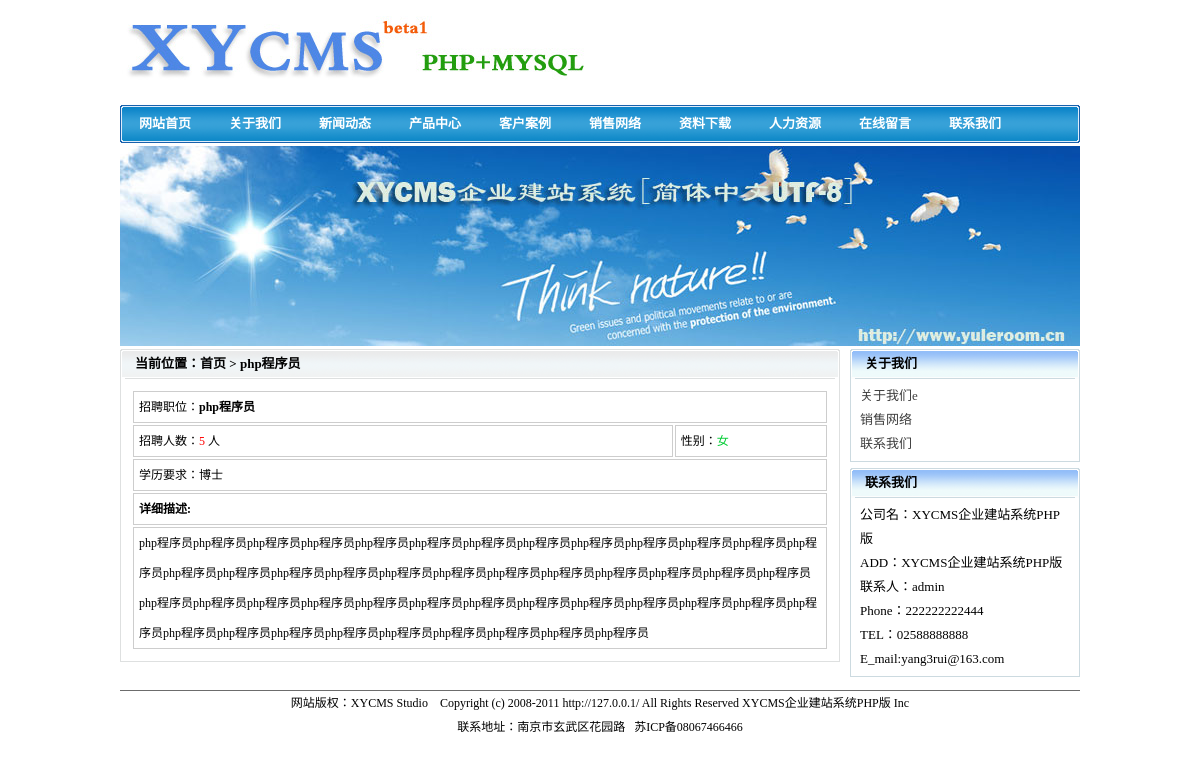
The app's page /showcareers.php?id=3 with its own data.
### tables this page shows
CREATE TABLE IF NOT EXISTS `config` (
  `id` int(11) NOT NULL AUTO_INCREMENT,
  `wzname` varchar(255) NOT NULL,
  `descriptions` varchar(255) NOT NULL,
  `keywords` varchar(255) NOT NULL,
  `wzurl` varchar(255) NOT NULL,
  `icp` varchar(255) NOT NULL,
  `managename` varchar(255) NOT NULL,
  `email` varchar(255) NOT NULL,
  `telnum` varchar(255) NOT NULL,
  `phonenum` bigint(20) NOT NULL,
  `faxnum` varchar(255) NOT NULL,
  `qqnum` bigint(20) NOT NULL,
  `address` varchar(255) NOT NULL,
  `wzlogo` varchar(255) NOT NULL,
  `wzlogow` int(11) NOT NULL,
  `wzlogoh` int(11) NOT NULL,
  `gbook_sh` int(11) NOT NULL,
  `on_run` int(11) NOT NULL,
  `off_dc` text NOT NULL,
  PRIMARY KEY (`id`)
);

CREATE TABLE IF NOT EXISTS `menu` (
  `id` int(11) NOT NULL AUTO_INCREMENT,
  `m_title` varchar(255) NOT NULL,
  `m_url` varchar(255) NOT NULL,
  `m_open` varchar(255) NOT NULL,
  `m_px` int(11) NOT NULL,
  PRIMARY KEY (`id`)
);

CREATE TABLE IF NOT EXISTS `xy_zp` (
  `id` int(11) NOT NULL AUTO_INCREMENT,
  `title` varchar(255) NOT NULL,
  `keywords` varchar(255) NOT NULL,
  `descriptions` varchar(255) NOT NULL,
  `renshu` int(11) NOT NULL,
  `degree` varchar(255) NOT NULL,
  `sex` varchar(255) NOT NULL,
  `content` text NOT NULL,
  `c_date` datetime NOT NULL,
  PRIMARY KEY (`id`)
);

CREATE TABLE IF NOT EXISTS `common` (
  `id` int(11) NOT NULL AUTO_INCREMENT,
  `title` varchar(255) NOT NULL,
  `keywords` varchar(255) NOT NULL,
  `descriptions` varchar(255) NOT NULL,
  `pl_id` int(11) NOT NULL,
  `info_from` varchar(255) NOT NULL,
  `info_auth` varchar(255) NOT NULL,
  `content` text NOT NULL,
  `c_date` datetime NOT NULL,
  PRIMARY KEY (`id`)
);

### inc/function.php (called while the page is built, shortened)
<?php
function xycms_inject_check($sql_str){
  return eregi('select|insert|update|delete|\'|\/\*|\*|\.\.\/|\.\/|union|into|load_file|outfile',$sql_str);
}
function verify_id($id=null){
  if($id){
    $id = intval($id);
	}
  return $id;
}
function verify_null($null,$text){
if($null==""){
  exit($text.'不能为空');
  }else{
    return $null;
  }
}
?>

### showcareers.php (the view, shortened to what this page needs)
<?php include_once 'inc/function.php';?>
<?php include_once 'inc/xycms.php';?>
<?php
$id=verify_null(verify_id($_GET['id']),"参数");
$ssql="select * from xy_zp where id=$id";
$sresult=mysql_query($ssql);
if(!$num=mysql_num_rows($sresult)){
	echo "没有这条记录";
	echo "<br/>";
	echo "<a href='javascript:history.go(-1)'>返回上一页！</a>";
	exit;
	}else{
	 $rss=mysql_fetch_array($sresult);
?>
<!DOCTYPE html PUBLIC "-//W3C//DTD XHTML 1.0 Transitional//EN" "http://www.w3.org/TR/xhtml1/DTD/xhtml1-transitional.dtd">
<html xmlns="http://www.w3.org/1999/xhtml">
<head>
<link href="style/index.css" type="text/css" rel="stylesheet" />
</head>
<body>
<div id="contain">
  <div id="head">
    <?php include_once 'header.php';?>
  </div>
  <div id="focus">
    <img src="adv/focus.jpg" alt="焦点图" />
  </div>
  <div id="dc">
    <div class="dc_l">
      <div class="dc_l_t">
        <h3>当前位置：首页 > <?php echo $rss['title'];?></h3>
      </div>
      <div class="dc_l_c">
        <div class="dc_l_c_s">
          <table width="100%">
              <tr>
                <td colspan="2" class="gkktd">招聘职位：<strong><?php echo $rss['title'];?></strong></td>
              </tr>
              <tr>
                <td width="78%" class="gkktd">招聘人数：<font color="#FF0000"><?php echo $rss['renshu'];?></font> 人</td>
                <td width="22%" class="gkktd">性别：<font color="#00CC33"><?php echo $rss['sex'];?></font></td>
              </tr>
              <tr>
                <td colspan="2" class="gkktd">学历要求：<?php echo $rss['degree'];?></td>
              </tr>
              <tr>
                <td colspan="2" class="gkktd"><strong>详细描述:</strong></td>
              </tr>
              <tr>
                <td colspan="2" valign="top" class="gkktd">
                  <?php echo $rss['content'];?>
                  <?php }?>
                </td>
              </tr>
            </table>
        </div>
      </div>
    </div>
    <div class="dc_r">
      <div class="dc_r_t">
        <h3>关于我们</h3>
      </div>
      <div class="dc_r_c">
        <div class="dc_r_c_c">
          <ul>
            <?php echo xycms_commonlist();?>
          </ul>
        </div>
      </div>
      <div class="dc_r_t">
        <h3>联系我们</h3>
      </div>
      <div class="dc_r_c">
        <div class="dc_r_c_c">
          <ul>
            <li>公司名：<?php echo $wzname;?></li>
            <li>ADD：<?php echo $wzname;?></li>
            <li>联系人：<?php echo $managename;?></li>
            <li>Phone：<?php echo $phonenum;?></li>
            <li>TEL：<?php echo $telnum;?></li>
            <li>E_mail:<?php echo $email;?></li>
          </ul>
        </div>
      </div>
    </div>
  </div>
  <div id="foot">
    <?php include_once 'footer.php'; ?>
  </div>
</div>
</body>
</html>

### header.php (shortened to what this page needs)
<div class="h_logo">
  <img src="<?php echo $wzlogo;?>" width="<?php echo $wzlogow;?>" height="<?php echo $wzlogoh;?>" alt="<?php echo $wzname;?>" />
</div>
<div class="h_nav">
  <ul>
    <?php
    $sql="select * from menu order by m_px asc";
    $result=mysql_query($sql);
    while($rs=mysql_fetch_array($result)){
    ?>
    <li><a href="<?php echo $rs['m_url'];?>" target="<?php echo $rs['m_open'];?>" title="<?php echo $rs['m_title'];?>"><?php echo $rs['m_title'];?></a></li>
    <?php
    }
	?>
  </ul>
</div>

### inc/xycms.php (shortened to what this page needs)
<?php
$sql="select * from config where id=1";
$result=mysql_query($sql);
$rs=mysql_fetch_array($result);
$wzname=$rs['wzname'];
$wzurl=$rs['wzurl'];
$icp=$rs['icp'];
$managename=$rs['managename'];
$email=$rs['email'];
$telnum=$rs['telnum'];
$phonenum=$rs['phonenum'];
$address=$rs['address'];
$wzlogo=$rs['wzlogo'];
$wzlogow=$rs['wzlogow'];
$wzlogoh=$rs['wzlogoh'];
function xycms_commonlist(){
  $sql="select * from common order by id asc";
  $result=mysql_query($sql);
  while($rs=mysql_fetch_array($result)){
    echo "<li><a href='common.php?id=".$rs['id']."' target='_blank'>".$rs['title']."</a></li>";
  }
}
?>

### footer.php
<div class="foot_line">
</div>
<div class="foot_dc">
网站版权：XYCMS Studio&nbsp;&nbsp;&nbsp;&nbsp;Copyright (c) 2008-2011 <?php echo $wzurl;?> All Rights Reserved  <?php echo $wzname;?> Inc
</div>
<div class="foot_dc">
联系地址：<?php echo $address;?> &nbsp; <?php echo $icp;?>
</div>

### style/index.css (style rules this page uses)
* { margin:0px; padding:0px; }
body { font-size:12px; }
img { border:0; }
ul { list-style:none; }
a { text-decoration:none; color:#3E3E3E; }
h3 { font:bold 13px/30px "宋体"; padding-left:15px; }
#contain { width:964px; margin:0px auto; }
#head { width:960px; margin:0px auto; }
.h_logo { width:960px; height:100px; }
.h_nav { width:960px; height:38px; margin-top:5px; background:url(../images/nav_bg.gif) no-repeat; }
.h_nav li { width:90px; float:left; text-align:center; font:bold 13px/38px "宋体"; color:#FFFFFF; }
.h_nav li a:link { color:#FFFFFF; }
#focus { width:960px; margin:3px auto; font-size:0px; }
#foot { width:960px; margin:5px auto; }
.foot_line { width:100%; height:2px; overflow:hidden; border-bottom:1px #6C6C6C solid; }
.foot_dc { width:100%; line-height:24px; text-align:center; }
#dc { width:960px; margin:0px auto; }
.dc_l { width:720px; float:left; margin-right:10px; }
.dc_l_t { width:100%; height:30px; background:url(../images/r_t.gif) no-repeat; }
.dc_l_c { width:718px; border:1px #dee0e0 solid; border-top-style:none; overflow:hidden; margin-bottom:6px; }
.dc_l_c_s { width:698px; margin:10px; overflow:hidden; }
.dc_r { width:230px; float:right; }
.dc_r_t { wwidth:100%; height:30px; background:url(../images/l_t.gif) no-repeat; }
.dc_r_c { width:228px; border:1px #ccdae0 solid; border-top-style:none; overflow:hidden; margin-bottom:6px; }
.dc_r_c_c { width:210px; margin:5px 9px; overflow:hidden; }
.dc_r_c_c li { font:13px/24px "宋体"; }
.gkktd { line-height:30px; border:1px solid #CDCDCD; padding:0px 5px; }

### records on screen
config: wzlogo (picture), wzname "XYCMS企业建站系统PHP版", managename "admin", phonenum "222222222444", telnum "02588888888", email "yang3rui@163.com", wzurl "http://127.0.0.1/", address "南京市玄武区花园路", icp "苏ICP备08067466466"
menu: m_title "网站首页"
menu: m_title "关于我们"
menu: m_title "新闻动态"
menu: m_title "产品中心"
menu: m_title "客户案例"
menu: m_title "销售网络"
menu: m_title "资料下载"
menu: m_title "人力资源"
menu: m_title "在线留言"
menu: m_title "联系我们"
xy_zp: title "php程序员", renshu "5", sex "女", degree "博士", content "php程序员php程序员php程序员php程序员php程序员php程序员php程序员php程序员php程序员php程序员php程序员php程序员php程序员php程序员php程序员php程序员php程序员php程序员php程序员php程序员php程序员php程序员php程序员php程序员php程序员php程序员php程序员php程序员php程序员php程序员php程序员php程序员php程序员php程序员php程序员php程序员php程序员php程序员php程序员php程序员php程序员php程序员php程序员php程序员php程序员php程序员php程序员"
common: title "关于我们e"
common: title "销售网络"
common: title "联系我们"
